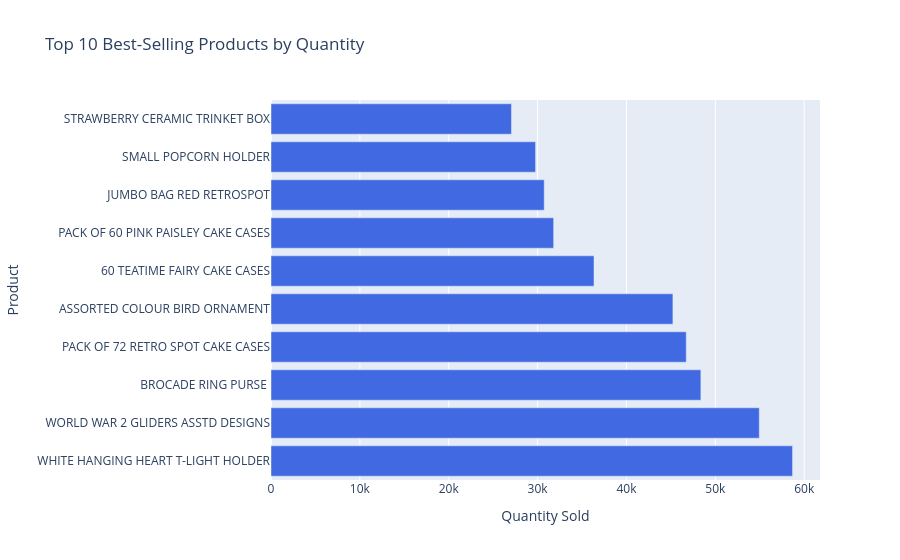

Notebook code cell kept with this figure:
### Markdown cell above
#### 5.7 Top 10 Best-Selling Products by Quantity

**Objective:** Identify the products sold in the highest quantities.

**Chart Type:** Interactive Horizontal Bar Chart

**Business Value:** Helps identify popular products and make better inventory and stock-replenishment decisions.

### Code cell
# Import Plotly Express
import plotly.express as px

# Create an interactive horizontal bar chart
fig = px.bar(
    x=top_selling_products.values,
    y=top_selling_products.index,
    orientation="h",
    title="Top 10 Best-Selling Products by Quantity",
    labels={
        "x": "Quantity Sold",
        "y": "Product"
    }
)

# Set bar color
fig.update_traces(marker_color="royalblue")

# Display the chart
fig.show()

### Figure 1 — Plotly figure (JSON) as saved in the notebook; plotly's stock layout.template omitted (floating-point values rounded to 4 significant figures)
{"data": [{"hovertemplate": "Quantity Sold=%{x}<br>Product=%{y}<extra></extra>", "legendgroup": "", "marker": {"color": "royalblue", "pattern": {"shape": ""}}, "name": "", "orientation": "h", "showlegend": false, "textposition": "auto", "type": "bar", "x": [58691, 54947, 48374, 46728, 45228, 36348, 31805, 30746, 29773, 27059], "xaxis": "x", "y": ["WHITE HANGING HEART T-LIGHT HOLDER", "WORLD WAR 2 GLIDERS ASSTD DESIGNS", "BROCADE RING PURSE ", "PACK OF 72 RETRO SPOT CAKE CASES", "ASSORTED COLOUR BIRD ORNAMENT", "60 TEATIME FAIRY CAKE CASES", "PACK OF 60 PINK PAISLEY CAKE CASES", "JUMBO BAG RED RETROSPOT", "SMALL POPCORN HOLDER", "STRAWBERRY CERAMIC TRINKET BOX"], "yaxis": "y"}], "layout": {"barmode": "relative", "legend": {"tracegroupgap": 0}, "title": {"text": "Top 10 Best-Selling Products by Quantity"}, "xaxis": {"anchor": "y", "domain": [0, 1], "title": {"text": "Quantity Sold"}}, "yaxis": {"anchor": "x", "domain": [0, 1], "title": {"text": "Product"}}}}
